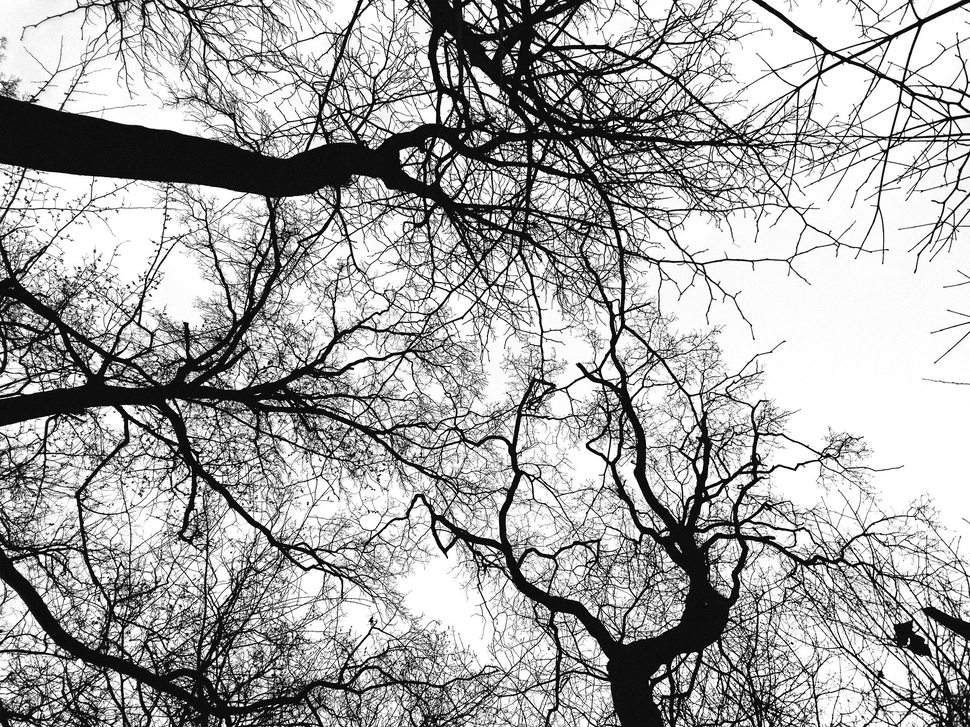
#> input picture DCT/treeBW.png, 970 x 727 px, shrunk from 1920 x 1440 before the run
$ jupyter execute DCT.ipynb
#> lines starting #> are read from the running program, lines starting #| are printed output that depends on the picture; long printed decimals are rounded
[cell 1]
import cv2
import numpy as np
import matplotlib.pyplot as plt

def encode_dct(img, text, channel=0, intensity=20):
    block_size = 8
    height, width = img.shape[:2]
    grid_width = width // block_size
    grid_height = height // block_size

    text_bytes = text.encode('utf-8')
    length = len(text_bytes)
    bit_stream = [int(b) for b in format(length, '032b')]
    for byte in text_bytes:
        bit_stream += [int(b) for b in format(byte, '08b')]

    max_bits = (grid_width - 1) * (grid_height - 1)
    if len(bit_stream) > max_bits:
        raise ValueError("Message too large for image.")

    img = img.astype(np.float32)
    planes = cv2.split(img)

    i = 0
    for y in range(1, grid_height):
        for x in range(1, grid_width):
            if i >= len(bit_stream):
                break

            px = (x - 1) * block_size
            py = (y - 1) * block_size
            block = planes[channel][py:py+block_size, px:px+block_size]
            dct_block = cv2.dct(block)

            a, b = dct_block[4, 3], dct_block[3, 4]
            bit = bit_stream[i]

            if bit == 0 and a < b:
                a, b = b, a
            elif bit == 1 and a > b:
                a, b = b, a

            if abs(a - b) < intensity:
                diff = (intensity - abs(a - b)) / 2
                if bit == 0:
                    a += diff
                    b -= diff
                else:
                    a -= diff
                    b += diff

            dct_block[4, 3] = a
            dct_block[3, 4] = b
            planes[channel][py:py+block_size, px:px+block_size] = cv2.idct(dct_block)
            i += 1

    encoded = cv2.merge(planes)
    return np.clip(encoded, 0, 255).astype(np.uint8)

def decode_dct(img, channel=0):
    block_size = 8
    height, width = img.shape[:2]
    grid_width = width // block_size
    grid_height = height // block_size

    img = img.astype(np.float32)
    planes = cv2.split(img)

    bits = []
    for y in range(1, grid_height):
        for x in range(1, grid_width):
            px = (x - 1) * block_size
            py = (y - 1) * block_size
            block = planes[channel][py:py+block_size, px:px+block_size]
            dct_block = cv2.dct(block)

            a, b = dct_block[4, 3], dct_block[3, 4]
            bits.append(1 if a < b else 0)

    length_bits = bits[:32]
    length = int("".join(map(str, length_bits)), 2)
    message_bits = bits[32:32+8*length]

    chars = []
    for i in range(0, len(message_bits), 8):
        byte = message_bits[i:i+8]
        chars.append(chr(int("".join(map(str, byte)), 2)))

    return ''.join(chars)


img = cv2.imread('treeBW.png')
#> img is the input picture: shape (727, 970, 3); min 0, max 255, mean 166.7

# Encoding
hidden = encode_dct(img, "Hello from JKLU")
#> after the loop in encode_dct, `for y in range(1, grid_height):`: i = 152
#> in encode_dct, `encoded = cv2.merge(planes)`:
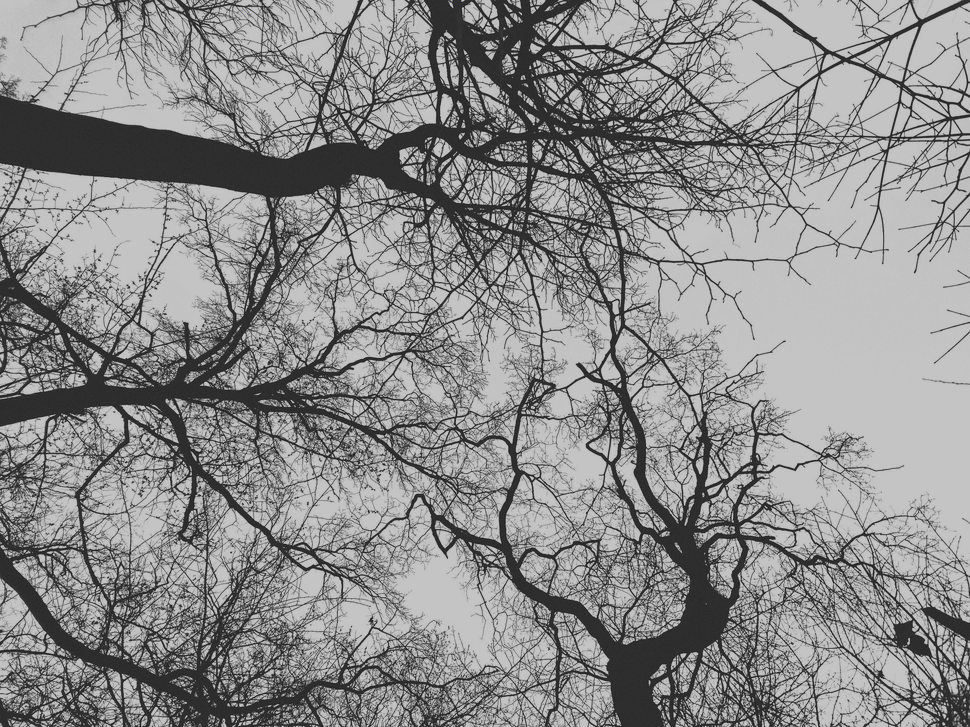
#> encoded: shape (727, 970, 3) float32; mean of channels 0, 1, 2 166.9, 166.9, 166.9; drawn with min black and max white

cv2.imwrite('hidden.png', hidden)
#> Out = True

[cell 2]
loaded_img = cv2.imread('hidden.png')

# Decoding
message = decode_dct(loaded_img)
#> after the loop in decode_dct, `for y in range(1, grid_height):`: bits = 10680 values, max 1 at index 28, min 0 at index 0, mean 0.481
#> in decode_dct, `length_bits = bits[:32]`: length_bits = 32 values from 0 to 1
#> in decode_dct, `message_bits = bits[32:32+8*length]`: message_bits = 120 values, max 1 at index 1, min 0 at index 0, mean 0.458
#> the loop in decode_dct, `for i in range(0, len(message_bits), 8):` made 15 passes
#> (i, byte) on passes 2 to 13: (8, [0, 1, 1, 0, 0, 1, 0, 1]), (16, [0, 1, 1, 0, 1, 1, 0, 0]), (24, [0, 1, 1, 0, 1, 1, 0, 0]), (32, [0, 1, 1, 0, 1, 1, 1, 1]), (40, [0, 0, 1, 0, 0, 0, 0, 0]), (48, [0, 1, 1, 0, 0, 1, 1, 0]), (56, [0, 1, 1, 1, 0, 0, 1, 0]), (64, [0, 1, 1, 0, 1, 1, 1, 1]), (72, [0, 1, 1, 0, 1, 1, 0, 1]), (80, [0, 0, 1, 0, 0, 0, 0, 0]), (88, [0, 1, 0, 0, 1, 0, 1, 0]), (96, [0, 1, 0, 0, 1, 0, 1, 1])
#> byte on pass 1: [0, 1, 0, 0, 1, 0, 0, 0]
#> after the loop in decode_dct, `for i in range(0, len(message_bits), 8):`: chars = ['H', 'e', 'l', 'l', 'o', ' ', 'f', 'r', 'o', 'm', ' ', 'J', 'K', 'L', 'U']
#> message = 'Hello from JKLU'
print("Decoded message:", message)
#| Decoded message: Hello from JKLU

[cell 3]
import cv2
import numpy as np
import matplotlib.pyplot as plt

def calculate_mse_psnr(original, modified):
    original = original.astype(np.float32)
    modified = modified.astype(np.float32)

    mse = np.mean((original - modified) ** 2)
    if mse == 0:
        psnr = float('inf')
    else:
        max_pixel = 255.0
        psnr = 20 * np.log10(max_pixel / np.sqrt(mse))

    return mse, psnr

original = cv2.imread("treeBW.png", cv2.IMREAD_GRAYSCALE)
#> original: shape (727, 970); min 0, max 255, mean 166.7
hidden = cv2.imread("hidden.png", cv2.IMREAD_GRAYSCALE)
#> hidden: shape (727, 970); min 0, max 255, mean 166.7

mse, psnr = calculate_mse_psnr(original, hidden)
#> in calculate_mse_psnr, `mse = np.mean((original - modified) ** 2)`: mse = 0.0218
#> in calculate_mse_psnr, `psnr = 20 * np.log10(max_pixel / np.sqrt(mse))`: psnr = 64.75
#> mse = 0.0218; psnr = 64.75

psnr_values = [psnr]
#> psnr_values = [64.75]
mse_values = [mse]
#> mse_values = [0.0218]
message_labels = ["Message 1"]

print(f"MSE: {mse:.10f}, PSNR: {psnr:.4f} dB")
#| MSE: 0.02179, PSNR: 64.7491 dB

plt.figure(figsize=(10, 5))

plt.subplot(1, 2, 1)
plt.plot(message_labels, psnr_values, marker='o', color='blue')
plt.title('PSNR vs Messages')
plt.xlabel('Message')
plt.ylabel('PSNR (dB)')
plt.grid(True)

plt.subplot(1, 2, 2)
plt.plot(message_labels, mse_values, marker='o', color='red')
plt.title('MSE vs Messages')
plt.xlabel('Message')
plt.ylabel('MSE')
plt.grid(True)

plt.tight_layout()
plt.show()
